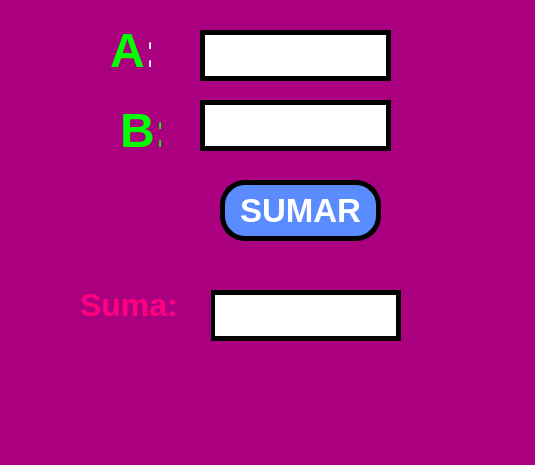
<?xml version="1.0" encoding="UTF-8"?>
<ui version="4.0">
 <class>MainWindow</class>
 <widget class="QMainWindow" name="MainWindow">
  <property name="geometry">
   <rect>
    <x>0</x>
    <y>0</y>
    <width>535</width>
    <height>465</height>
   </rect>
  </property>
  <property name="font">
   <font>
    <weight>75</weight>
    <bold>true</bold>
   </font>
  </property>
  <property name="windowTitle">
   <string>MainWindow</string>
  </property>
  <property name="styleSheet">
   <string notr="true">background-color: rgb(148, 191, 255);
alternate-background-color: rgb(0, 255, 127);
background-color: rgb(255, 170, 255);
color: rgb(170, 0, 255);
background-color: rgb(170, 0, 127);</string>
  </property>
  <widget class="QWidget" name="centralwidget">
   <widget class="QPushButton" name="btn_sumar">
    <property name="geometry">
     <rect>
      <x>220</x>
      <y>180</y>
      <width>161</width>
      <height>61</height>
     </rect>
    </property>
    <property name="font">
     <font>
      <family>Arial</family>
      <pointsize>25</pointsize>
      <weight>75</weight>
      <bold>true</bold>
     </font>
    </property>
    <property name="styleSheet">
     <string notr="true">background-color: rgb(91, 140, 255);
border: 5px solid black;
border-radius: 25px;
color: rgb(255, 255, 255);

</string>
    </property>
    <property name="text">
     <string>SUMAR</string>
    </property>
   </widget>
   <widget class="QLineEdit" name="txt_A">
    <property name="geometry">
     <rect>
      <x>200</x>
      <y>30</y>
      <width>191</width>
      <height>51</height>
     </rect>
    </property>
    <property name="font">
     <font>
      <pointsize>35</pointsize>
      <weight>75</weight>
      <bold>true</bold>
     </font>
    </property>
    <property name="styleSheet">
     <string notr="true">background-color: rgb(255, 255, 255);
border: 5px solid black;
</string>
    </property>
    <property name="text">
     <string/>
    </property>
    <property name="alignment">
     <set>Qt::AlignCenter</set>
    </property>
   </widget>
   <widget class="QLabel" name="label">
    <property name="geometry">
     <rect>
      <x>110</x>
      <y>20</y>
      <width>41</width>
      <height>61</height>
     </rect>
    </property>
    <property name="text">
     <string>&lt;html&gt;&lt;head/&gt;&lt;body&gt;&lt;p&gt;&lt;span style=&quot; font-size:36pt; font-weight:696; color:#00ff00;&quot;&gt;A&lt;/span&gt;&lt;span style=&quot; font-size:36pt; font-weight:696; color:#ffffff;&quot;&gt;:&lt;/span&gt;&lt;/p&gt;&lt;/body&gt;&lt;/html&gt;</string>
    </property>
   </widget>
   <widget class="QLineEdit" name="txt_suma">
    <property name="geometry">
     <rect>
      <x>210</x>
      <y>290</y>
      <width>191</width>
      <height>51</height>
     </rect>
    </property>
    <property name="font">
     <font>
      <pointsize>35</pointsize>
      <weight>75</weight>
      <bold>true</bold>
     </font>
    </property>
    <property name="styleSheet">
     <string notr="true">background-color: rgb(255, 255, 255);
border: 5px solid black;</string>
    </property>
    <property name="text">
     <string/>
    </property>
    <property name="alignment">
     <set>Qt::AlignCenter</set>
    </property>
   </widget>
   <widget class="QLabel" name="label_2">
    <property name="geometry">
     <rect>
      <x>120</x>
      <y>100</y>
      <width>41</width>
      <height>61</height>
     </rect>
    </property>
    <property name="text">
     <string>&lt;html&gt;&lt;head/&gt;&lt;body&gt;&lt;p&gt;&lt;span style=&quot; font-size:36pt; font-weight:696; color:#00ff00;&quot;&gt;B:&lt;/span&gt;&lt;/p&gt;&lt;/body&gt;&lt;/html&gt;</string>
    </property>
   </widget>
   <widget class="QLabel" name="label_3">
    <property name="geometry">
     <rect>
      <x>80</x>
      <y>270</y>
      <width>131</width>
      <height>71</height>
     </rect>
    </property>
    <property name="text">
     <string>&lt;html&gt;&lt;head/&gt;&lt;body&gt;&lt;p&gt;&lt;span style=&quot; font-size:24pt; font-weight:696; color:#ff007f;&quot;&gt;Suma:&lt;/span&gt;&lt;/p&gt;&lt;/body&gt;&lt;/html&gt;</string>
    </property>
   </widget>
   <widget class="QLineEdit" name="txt_B">
    <property name="geometry">
     <rect>
      <x>200</x>
      <y>100</y>
      <width>191</width>
      <height>51</height>
     </rect>
    </property>
    <property name="font">
     <font>
      <pointsize>35</pointsize>
      <weight>75</weight>
      <bold>true</bold>
     </font>
    </property>
    <property name="styleSheet">
     <string notr="true">background-color: rgb(255, 255, 255);
border: 5px solid black;</string>
    </property>
    <property name="text">
     <string/>
    </property>
    <property name="alignment">
     <set>Qt::AlignCenter</set>
    </property>
   </widget>
  </widget>
  <widget class="QMenuBar" name="menubar">
   <property name="geometry">
    <rect>
     <x>0</x>
     <y>0</y>
     <width>535</width>
     <height>21</height>
    </rect>
   </property>
  </widget>
  <widget class="QStatusBar" name="statusbar"/>
 </widget>
 <resources/>
 <connections/>
</ui>
